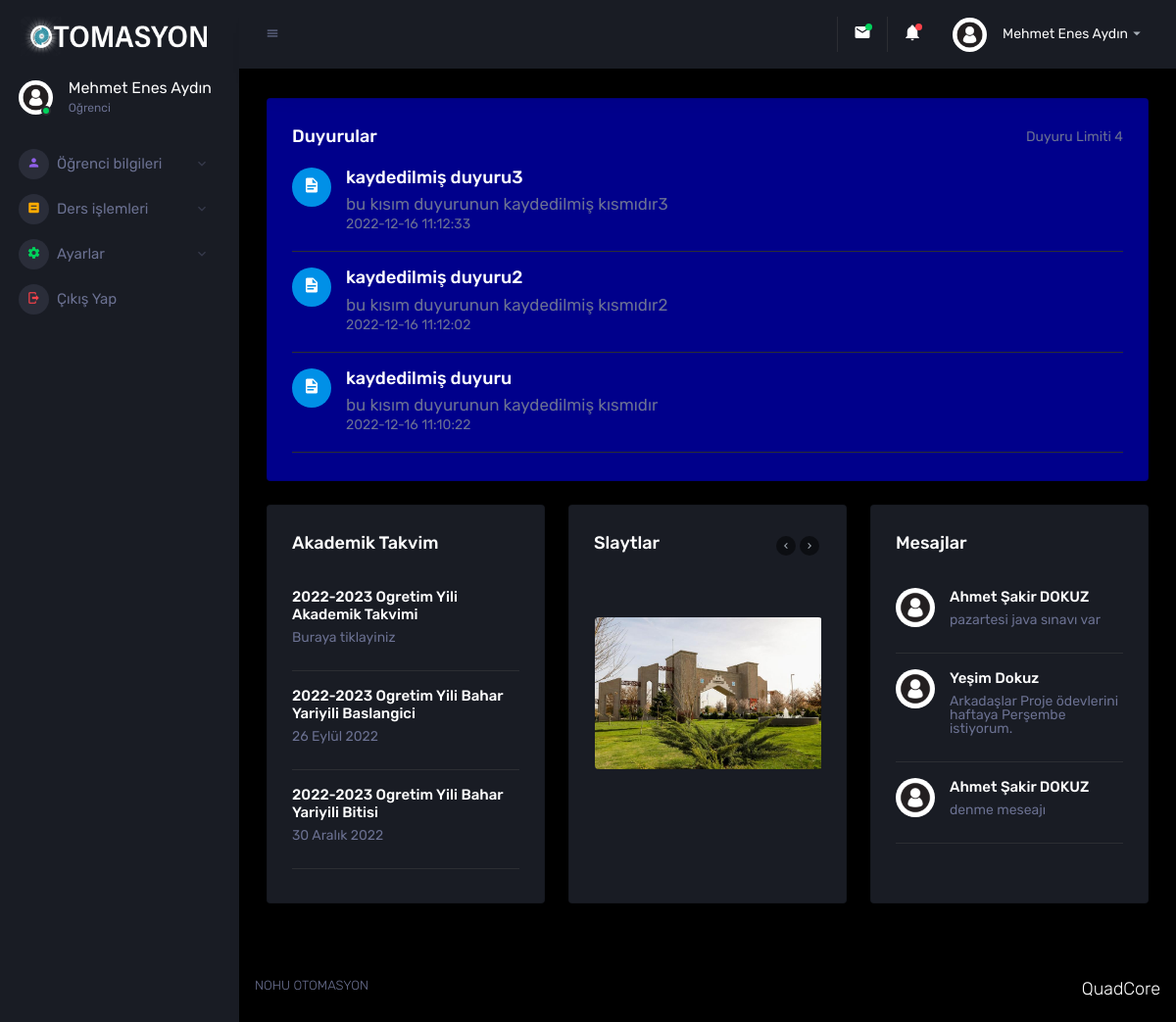
Screenshot of /index?yuklenme=hosgeldin (signed in) with the database file from the repository.
### tables this page shows
CREATE TABLE `kullanicilar` (
  `kullanici_id` int(11) NOT NULL,
  `kullanici_ad` varchar(200) NOT NULL,
  `kullanici_soyad` varchar(200) NOT NULL,
  `kullanici_no` int(20) NOT NULL,
  `kullanici_sifre` varchar(300) NOT NULL,
  `kullanici_bolum` text NOT NULL,
  `kullanici_sinif` int(11) NOT NULL,
  `kullanici_yetki` int(11) NOT NULL DEFAULT 0,
  `kullanici_sonzaman` datetime NOT NULL,
  `kullanici_tc` text NOT NULL,
  `kullanici_dogumt` text NOT NULL,
  `kullanici_dogumy` text NOT NULL,
  `kullanici_adres` text NOT NULL,
  `kullanici_il` text NOT NULL,
  `kullanici_ilce` text NOT NULL,
  `kullanici_evtel` text NOT NULL,
  `kullanici_postkod` text NOT NULL,
  `kullanici_ceptel` text NOT NULL
);

CREATE TABLE `duyurular` (
  `id` int(11) NOT NULL,
  `duyuru_baslik` text NOT NULL,
  `duyuru_aciklama` text NOT NULL,
  `duyuru_tarih` timestamp NOT NULL DEFAULT current_timestamp()
);

CREATE TABLE `akademik_takvim` (
  `id` int(11) NOT NULL,
  `akademik_takvim_url` text NOT NULL,
  `ogretim_yili` text NOT NULL,
  `yariyil_baslangic_tarihi` text NOT NULL,
  `yariyil_bitis_tarihi` text NOT NULL,
  `donem_adi` text NOT NULL,
  `eklenme_tarih` timestamp NOT NULL DEFAULT current_timestamp()
);

CREATE TABLE `mesajlar` (
  `mesaj_id` int(11) NOT NULL,
  `mesaj_gonderen` text NOT NULL,
  `mesaj_konu` text NOT NULL,
  `mesaj_icerik` text NOT NULL,
  `mesaj_tarih` datetime NOT NULL
);

### index.php (the view, shortened to what this page needs)
<?php require_once'header.php'; ?>
<?php require_once'sidebar.php'; ?>
<div class="container-fluid page-body-wrapper">
 <div class="main-panel">
  <div class="content-wrapper">
    <div class="row">
      <div class="col-md-12 grid-margin stretch-card">
        <div style="background-color:darkblue ;" class="card">
          <div class="card-body">
            <div class="d-flex flex-row justify-content-between">
              <h4 class="card-title mb-1">Duyurular</h4>
              <p class="text-muted mb-1">Duyuru Limiti 4</p>
            </div>
            <div class="row">
              <div class="col-12">
                <div class="preview-list">
                  <?php
                  $duyurusor=$baglanti->prepare("SELECT * from duyurular order by duyuru_tarih DESC limit 4");
                  $duyurusor->execute(array());
                  while($duyurucek=$duyurusor->fetch(PDO::FETCH_ASSOC)){ ?>
                   <div class="preview-item border-bottom">
                    <div  class="preview-thumbnail">
                      <div style="border-radius: 50%;" class="preview-icon bg-primary">
                        <i class="mdi mdi-file-document"></i>
                      </div>
                    </div>
                    <div class="preview-item-content d-sm-flex flex-grow">
                      <div class="flex-grow"><h5 style="font-size:18px" class="preview-subject"><?php echo $duyurucek['duyuru_baslik'] ?></h5>
                        <p style="font-size: 17px;" class="text-muted mb-0"><?php echo $duyurucek['duyuru_aciklama'] ?></p>
                        <p style="float:left; padding-top: 5px;" class="text-muted mb-0 pb-1" ><?php echo $duyurucek['duyuru_tarih'] ?></p>
                      </div>
                    </div>
                  </div>
                <?php  }   ?>
              </div>
            </div>
          </div>
        </div>
      </div>
    </div>
  </div>
  <div class="row">
    <div class="col-md-6 col-xl-4 grid-margin stretch-card">
      <div class="card">
        <div class="card-body">
          <div class="d-flex flex-row justify-content-between">
            <h4 class="card-title">Akademik Takvim</h4>
          </div>
          <div class="preview-list">
            <?php
            $takvimsor=$baglanti->prepare("SELECT * from akademik_takvim order by eklenme_tarih DESC limit 1  ");
            $takvimsor->execute(array());
            while($takvimcek=$takvimsor->fetch(PDO::FETCH_ASSOC)) { ?>
              <div class="preview-item border-bottom">
                <div class="preview-item-content d-flex flex-grow">
                  <div class="flex-grow">
                    <div class="d-flex d-md-block d-xl-flex justify-content-between">
                      <h6 class="preview-subject"><?php echo $takvimcek['ogretim_yili'] ?> Ogretim Yili Akademik Takvimi</h6>
                    </div>
                    <a target="_blank" href=<?php echo $takvimcek['akademik_takvim_url'] ?>><p class="text-muted">Buraya tiklayiniz</p></a>
                  </div>
                </div>
              </div>
              <div class="preview-item border-bottom">
                <div class="preview-item-content d-flex flex-grow">
                  <div class="flex-grow">
                    <div class="d-flex d-md-block d-xl-flex justify-content-between">
                      <h6 class="preview-subject"><?php echo $takvimcek['ogretim_yili'] ?> Ogretim Yili <?php echo $takvimcek['donem_adi'] ?> Yariyili Baslangici</h6>
                    </div>
                    <p class="text-muted"><?php echo $takvimcek['yariyil_baslangic_tarihi'] ?></p>
                  </div>
                </div>
              </div>
              <div class="preview-item border-bottom">
                <div class="preview-item-content d-flex flex-grow">
                  <div class="flex-grow">
                    <div class="d-flex d-md-block d-xl-flex justify-content-between">
                      <h6 class="preview-subject"><?php echo $takvimcek['ogretim_yili'] ?> Ogretim Yili <?php echo $takvimcek['donem_adi'] ?> Yariyili Bitisi</h6>
                    </div>
                    <p class="text-muted"><?php echo $takvimcek['yariyil_bitis_tarihi'] ?></p>
                  </div>
                </div>
              </div>
            <?php  }    ?>
          </div>
        </div>
      </div>
    </div>
    <div class="col-md-6 col-xl-4 grid-margin stretch-card">
      <div class="card">
        <div  class="card-body">
          <h4 class="card-title">Slaytlar</h4>
          <div class="owl-carousel owl-theme full-width owl-carousel-dash portfolio-carousel" id="owl-carousel-basic">
             <div style="margin-top: 20% ;"  class="item">
              <img src="images/slider/1.jpg" alt="">
            </div>
          </div>
        </div>
      </div>
    </div>
    <div class="col-md-6 col-xl-4 grid-margin stretch-card">
      <div class="card">
        <div class="card-body">
          <div class="d-flex flex-row justify-content-between">
            <h4 class="card-title">Mesajlar</h4>
                   </div>
          <div class="preview-list">
           <?php
           $mesajsor=$baglanti->prepare("SELECT * from mesajlar  ");
           $mesajsor->execute(array());
           while($mesajcek=$mesajsor->fetch(PDO::FETCH_ASSOC)){ ?>
            <div class="preview-item border-bottom">
              <div class="preview-thumbnail">
                <img src="images/profil.jpg" alt="image" class="rounded-circle" />
              </div>
              <div class="preview-item-content d-flex flex-grow">
                <div class="flex-grow">
                  <div class="d-flex d-md-block d-xl-flex justify-content-between">
                    <h6 class="preview-subject"><?php echo $mesajcek['mesaj_gonderen'] ?></h6>
                  </div>
                  <p class="text-muted"><?php echo $mesajcek['mesaj_icerik'] ?></p>
                </div>
              </div>
            </div>
          <?php } ?>
        </div>
      </div>
    </div>
  </div>
</div>
</div>
<?php require_once'footer.php'; ?>

### header.php (shortened to what this page needs)
<?php
require_once 'nedmin/baglanti.php';
  $kullanicisor=$baglanti->prepare("SELECT * from kullanicilar where kullanici_no=:kullanici_no ");
  $kullanicisor->execute(array(
    'kullanici_no'=>$_SESSION['girisbelgesi']
  ));
  $kullanicicek=$kullanicisor->fetch(PDO::FETCH_ASSOC);
?>
<!DOCTYPE html>
<html lang="en">
<head>
  <link rel="stylesheet" href="assets/vendors/mdi/css/materialdesignicons.min.css">
  <link rel="stylesheet" href="assets/vendors/css/vendor.bundle.base.css">
  <link rel="stylesheet" href="assets/vendors/jvectormap/jquery-jvectormap.css">
  <link rel="stylesheet" href="assets/vendors/flag-icon-css/css/flag-icon.min.css">
  <link rel="stylesheet" href="assets/vendors/owl-carousel-2/owl.carousel.min.css">
  <link rel="stylesheet" href="assets/vendors/owl-carousel-2/owl.theme.default.min.css">
  <link rel="stylesheet" href="assets/css/style.css">
</head>
<body>
  <div class="container-scroller">
    <nav class="navbar p-0 fixed-top d-flex flex-row">
        <div class="navbar-menu-wrapper flex-grow d-flex align-items-stretch">
          <button class="navbar-toggler navbar-toggler align-self-center" type="button" data-toggle="minimize">
            <span class="mdi mdi-menu"></span>
          </button>
          <ul class="navbar-nav navbar-nav-right">
            <li  class="nav-item dropdown border-left">
              <a class="nav-link count-indicator dropdown-toggle" id="messageDropdown" href="#" data-toggle="dropdown" aria-expanded="false">
                <i class="mdi mdi-email"></i>
                <span class="count bg-success"></span>
              </a>
            </li>
            <li class="nav-item dropdown border-left">
              <a class="nav-link count-indicator dropdown-toggle" id="notificationDropdown" href="#" data-toggle="dropdown">
                <i class="mdi mdi-bell"></i>
                <span class="count bg-danger"></span>
              </a>
            </li>
            <li class="nav-item dropdown">
              <a class="nav-link" id="profileDropdown" href="#" data-toggle="dropdown">
                <div class="navbar-profile">
                  <img class="img-xs rounded-circle" src="images/profil.jpg" alt="">
                  <p class="mb-0 d-none d-sm-block navbar-profile-name"><?php echo $kullanicicek['kullanici_ad']?> <?php echo $kullanicicek['kullanici_soyad'] ?></p>
                  <i class="mdi mdi-menu-down d-none d-sm-block"></i>
                </div>
              </a>
            </li>
          </ul>
        </div>
      </nav>

### sidebar.php (shortened to what this page needs)
<nav class="sidebar sidebar-offcanvas" id="sidebar">
  <div class="sidebar-brand-wrapper d-none d-lg-flex align-items-center justify-content-center fixed-top">
    <a class="sidebar-brand brand-logo" href="index"><img style=";width:190px;height: 40px;" src="images/logo.png" alt="logo" /></a>
  </div>
  <ul class="nav">
    <li class="nav-item profile">
      <div class="profile-desc">
        <div class="profile-pic">
          <div class="count-indicator">
            <img class="img-xs rounded-circle " src="images/profil.jpg" alt="" >
            <span class="count bg-success"></span>
          </div>
          <div class="profile-name">
            <h5 class="mb-0 font-weight-normal"><?php echo $kullanicicek['kullanici_ad']?> <?php echo $kullanicicek['kullanici_soyad'] ?></h5>
            <?php
            if ($kullanicicek['kullanici_yetki']==0) { ?>
              <span>Oğrenci</span>
            <?php } elseif ($kullanicicek['kullanici_yetki']==1) { ?>
              <span>Öğretim Görevlisi</span>
            <?php } elseif ($kullanicicek['kullanici_yetki']==2) { ?>
              <span>Yönetici</span>
            <?php } ?>
          </div>
        </div>
      </div>
    </li>
    <li class="nav-item nav-category">
    </li>
    <?php
    if ($kullanicicek['kullanici_yetki']==0) { ?>
      <li class="nav-item menu-items">
        <a class="nav-link" data-toggle="collapse" href="#ui-basic" aria-expanded="false" aria-controls="ui-basic">
          <span class="menu-icon">
            <i class="mdi mdi-account"></i>
          </span>
          <span class="menu-title">Öğrenci bilgileri</span>
          <i class="menu-arrow"></i>
        </a>
      </li>
      <li class="nav-item menu-items">
        <a class="nav-link" data-toggle="collapse" href="#ui-basic2" aria-expanded="false" aria-controls="ui-basic">
          <span class="menu-icon">
            <i class="mdi mdi-equal-box"></i>
          </span>
          <span class="menu-title">Ders işlemleri</span>
          <i class="menu-arrow"></i>
        </a>
      </li>
    <?php   }  ?>
    <li class="nav-item menu-items">
      <a class="nav-link" data-toggle="collapse" href="#auth" aria-expanded="false" aria-controls="auth">
        <span class="menu-icon">
          <i class="mdi mdi-settings text-success"></i>
        </span>
        <span class="menu-title">Ayarlar</span>
        <i class="menu-arrow"></i>
      </a>
    </li>
     <li class="nav-item menu-items">
        <a class="nav-link" href="kullanicicikis">
          <span class="menu-icon">
            <i class="mdi mdi-logout text-danger"></i>
          </span>
          <span class="menu-title">Çıkış Yap</span>
        </a>
      </li>
  </ul>
</nav>

### footer.php (shortened to what this page needs)
      <footer class="footer">
        <div class="d-sm-flex justify-content-center justify-content-sm-between">
          <span class="text-muted d-block text-center text-sm-left d-sm-inline-block">NOHU OTOMASYON</span>
          <span style="font-size: 18px;" class="float-none float-sm-right d-block mt-1 mt-sm-0 text-center">QuadCore  </span>
        </div>
      </footer>
    </div>
  </div>
</div>
</body>
</html>

### rows the page displays
kullanicilar: kullanici_ad "Mehmet Enes", kullanici_soyad "Aydın"
duyurular: duyuru_baslik "kaydedilmiş duyuru3", duyuru_aciklama "bu kısım duyurunun kaydedilmiş kısmıdır3", duyuru_tarih "2022-12-16 11:12:33"
duyurular: duyuru_baslik "kaydedilmiş duyuru2", duyuru_aciklama "bu kısım duyurunun kaydedilmiş kısmıdır2", duyuru_tarih "2022-12-16 11:12:02"
duyurular: duyuru_baslik "kaydedilmiş duyuru", duyuru_aciklama "bu kısım duyurunun kaydedilmiş kısmıdır", duyuru_tarih "2022-12-16 11:10:22"
akademik_takvim: ogretim_yili "2022-2023", donem_adi "Bahar", yariyil_baslangic_tarihi "26 Eylül 2022", yariyil_bitis_tarihi "30 Aralık 2022"
mesajlar: mesaj_gonderen "Ahmet Şakir DOKUZ", mesaj_icerik "pazartesi java sınavı var"
mesajlar: mesaj_gonderen "Yeşim Dokuz", mesaj_icerik "Arkadaşlar Proje ödevlerini haftaya Perşembe istiyorum."
mesajlar: mesaj_gonderen "Ahmet Şakir DOKUZ", mesaj_icerik "denme meseajı"
